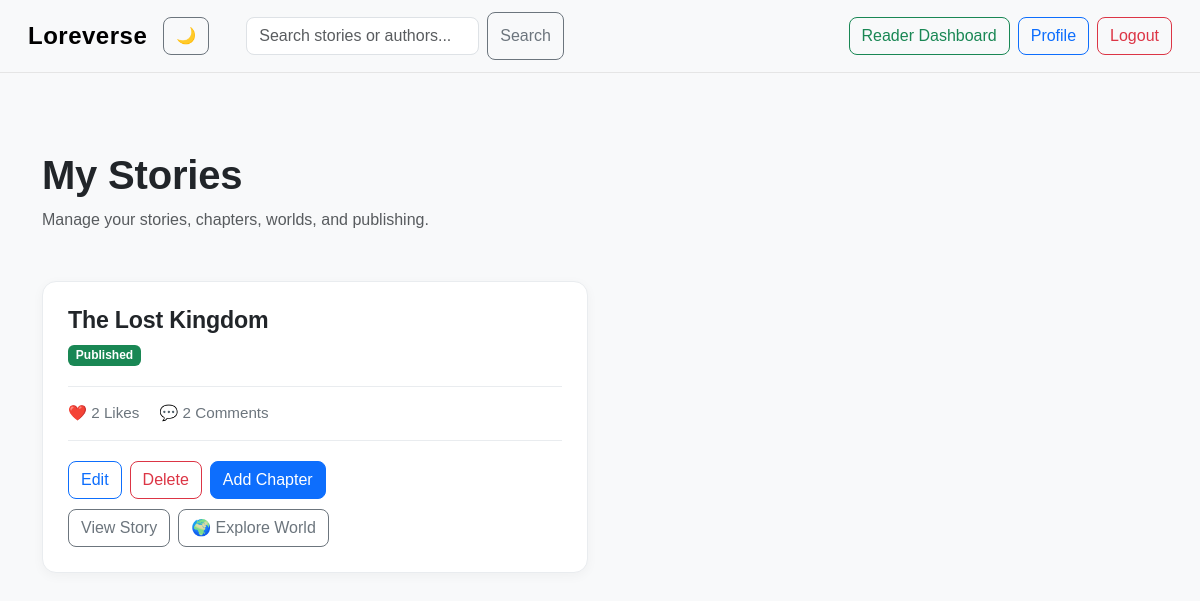
The app's page /my_stories/ (signed in) with its own data.
### loreverse/models.py (models this page shows, shortened)
class Story(models.Model):
    GENRE_CHOICES = [
        ("Fantasy", "Fantasy"),
        ("Romance", "Romance"),
        ("Mystery", "Mystery"),
        ("Horror", "Horror"),
        ("Science Fiction", "Science Fiction"),
        ("Adventure", "Adventure"),
        ("Other", "Other"),]
    title = models.CharField(max_length=200)
    genre = models.CharField(max_length=30, choices=GENRE_CHOICES, default="Other")
    tags = models.CharField(max_length=300, blank=True)
    description = models.TextField()
    author = models.ForeignKey(User, on_delete=models.CASCADE)
    published = models.BooleanField(default=False)
    created_at = models.DateTimeField(auto_now_add=True)
    updated_at = models.DateTimeField(auto_now=True)
    favorited_by = models.ManyToManyField(User, related_name="favorite_stories", blank=True)
    want_to_read_by = models.ManyToManyField(User, related_name="want_to_read_stories", blank=True)

### loreverse/views.py (the view)
# urls.py: path("my_stories/", views.my_stories, name="my_stories"),
@login_required
def my_stories(request):
    stories = Story.objects.filter(author=request.user).annotate(
        total_likes=Count("chapters__likes", distinct=True),
        total_comments=Count("chapters__comments", distinct=True),
    )
    return render(request, "loreverse/my_stories.html", {"stories": stories})

### loreverse/templates/loreverse/my_stories.html (shortened to what this page needs)
{% extends "loreverse/layout.html" %}
{% block body %}
<div class="container py-5">
    <div class="mb-5">
        <h1 class="fw-bold">My Stories</h1>
        <p class="text-muted mb-0">
            Manage your stories, chapters, worlds, and publishing.
        </p>
    </div>
    {% if stories %}
        <div class="row g-4">
            {% for story in stories %}
                <div class="col-lg-6">
                    <div class="writer-story-card">
                        <div class="writer-story-header">
                            <div>
                                <h2>{{ story.title }}</h2>
                                {% if story.published %}
                                    <span class="badge text-bg-success">Published</span>
                                {% else %}
                                    <span class="badge text-bg-secondary">Not Published</span>
                                {% endif %}
                            </div>
                        </div>
                        <div class="writer-story-stats">
                            <span>❤️ {{ story.total_likes }} Likes</span>
                            <span>💬 {{ story.total_comments }} Comments</span>
                        </div>
                        <div class="writer-story-actions">
                            <a href="{% url 'edit_story' story.id %}"class="btn btn-outline-primary">
                                Edit
                            </a>
                            <a href="{% url 'delete_story' story.id %}" class="btn btn-outline-danger">
                                Delete
                            </a>
                            <a href="{% url 'create_chapter' story.id %}" class="btn btn-primary">
                                Add Chapter
                            </a>
                        </div>
                        <div class="writer-secondary-actions">
                            {% if story.published %}
                                <a href="{% url 'story_detail' story.id %}" class="btn btn-outline-secondary">
                                    View Story
                                </a>
                            {% endif %}
                            {% if story.world %}
                                <a href="{% url 'world_explorer' story.id %}" class="btn btn-outline-secondary">
                                    🌍 Explore World
                                </a>
                            {% else %}
                                <a href="{% url 'create_world' story.id %}"class="btn btn-outline-secondary">
                                    🌍 Add World
                                </a>
                            {% endif %}
                        </div>
                    </div>
                </div>
            {% endfor %}
        </div>
    {% endif %}
</div>
{% endblock %}

### loreverse/static/loreverse/styles.css (style rules this page uses)
body { font-family: Arial, sans-serif; margin: 0; background-color : #f8f9fa; color: #212529; }
a { transition: color 0.2s ease; }
.btn { transition: all 0.2s ease; }
h1, h2, h3, h4, h5, h6 { letter-spacing: -0.2px; }
h1 { font-weight: 700; }
p { line-height: 1.6; }
.container { max-width: 1200px; }
.btn { border-radius: 8px; font-weight: 500; }
.writer-story-card { height: 100%; padding: 25px; background-color: #ffffff; border: 1px solid #e9ecef; border-radius: 14px; box-shadow: 0 3px 12px rgba(0, 0, 0, 0.04); transition: transform 0.2s ease, box-shadow 0.2s ease; }
.writer-story-header h2 { margin-bottom: 8px; font-size: 1.45rem; font-weight: 700; }
.writer-story-stats { display: flex; gap: 20px; flex-wrap: wrap; margin: 20px 0; padding: 15px 0; border-top: 1px solid #e9ecef; border-bottom: 1px solid #e9ecef; color: #6c757d; font-size: 0.95rem; }
.writer-story-actions, .writer-secondary-actions { display: flex; flex-wrap: wrap; gap: 8px; }
.writer-secondary-actions { margin-top: 10px; }

### records on screen
Story: title "The Lost Kingdom", published "Published", total_likes "2", total_comments "2", shows "🌍 Explore World"
